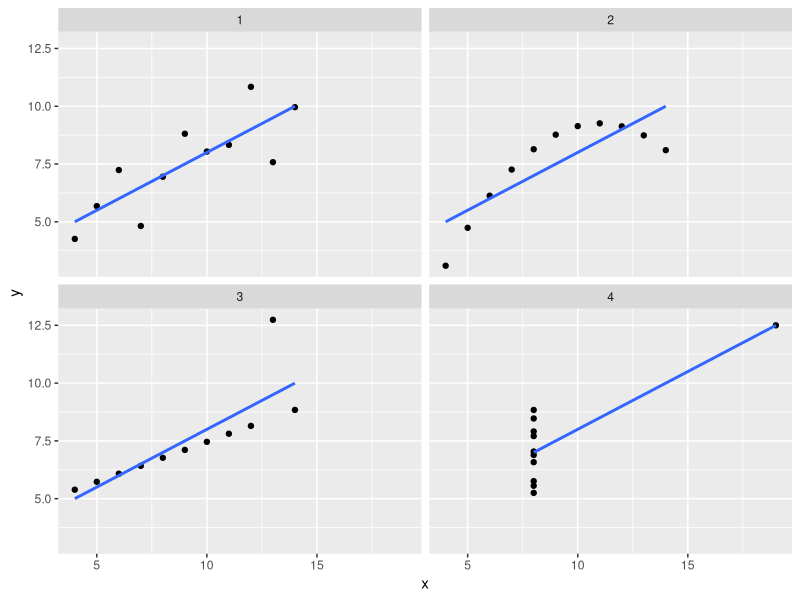
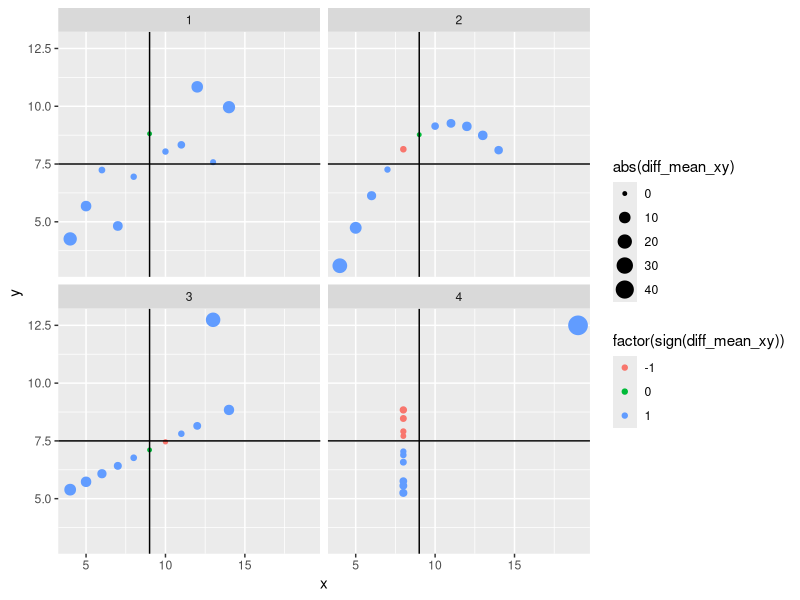
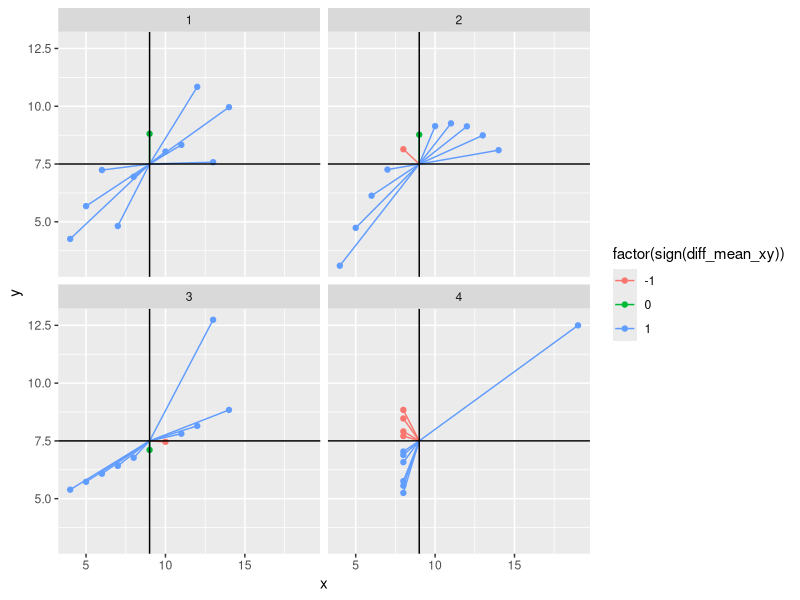
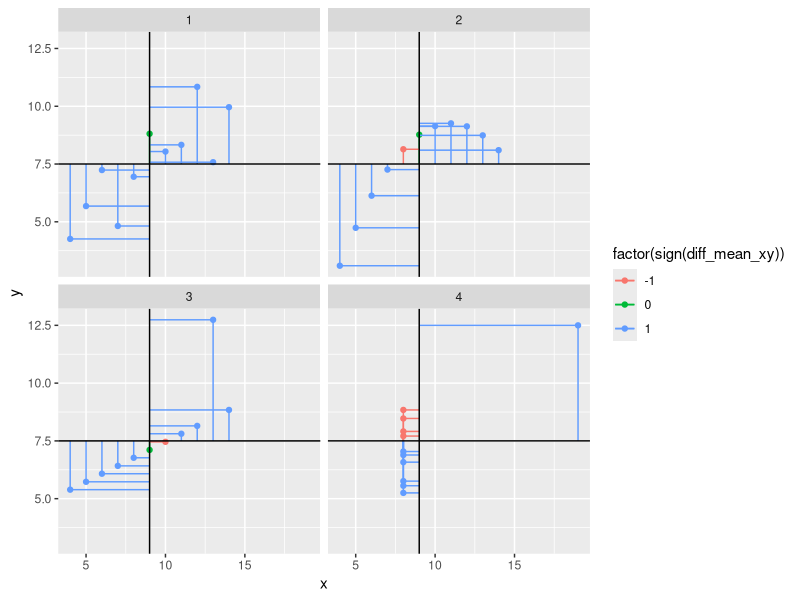
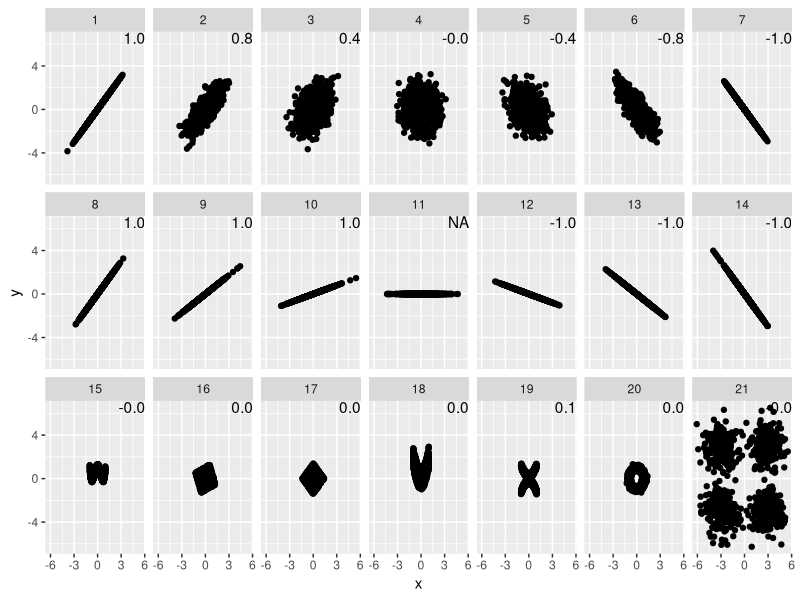

Reproduce these figures in R, in order.
## ---- chunk 1
library("tidyverse")
library("stringr")
## ---- chunk 2
anscombe_tidy <-
  anscombe %>%
  mutate(obs = row_number()) %>%
  gather(variable_dataset, value, -obs) %>%
  separate(variable_dataset, c("variable", "dataset"), sep = c(1)) %>%
  spread(variable, value) %>%
  arrange(dataset, obs)

## ---- chunk 3
ggplot(anscombe_tidy, aes(x = x, y = y)) +
  geom_point() + 
  geom_smooth(method = "lm", se = FALSE) +
  facet_wrap(~ dataset, ncol = 2)
## ---- chunk 4
anscombe_summ <-
  anscombe_tidy %>%
  group_by(dataset) %>%
  summarise(
    mean_x = mean(x),
    mean_y = mean(y),
    sd_x = sd(x),
    sd_y = sd(y),
    cov = cov(x, y),
    cor = cor(x, y),
    coefs = list(coef(lm(y ~ x, data = .)))
  ) %>%
  mutate(
    intercept = map_dbl(coefs, "(Intercept)"),
    slope = map_dbl(coefs, "x")
  ) %>%
  select(-coefs)

## ---- chunk 5
anscombe_tidy <-
  anscombe_tidy %>%
  group_by(dataset) %>%
  mutate(mean_x = mean(x),
         diff_mean_x = x - mean_x,
         mean_y = mean(y),
         diff_mean_y = y - mean_y,
         diff_mean_xy = diff_mean_x * diff_mean_y,
         quadrant = 
           if_else(
             diff_mean_x > 0, 
             if_else(diff_mean_y > 0, 1, 2),
             if_else(diff_mean_y > 0, 4, 3),
           ))
## ---- chunk 6
ggplot(anscombe_tidy, aes(x = x, y = y,
                          size = abs(diff_mean_xy),
                          colour = factor(sign(diff_mean_xy)))) +
  geom_point() +
  geom_hline(data = anscombe_summ,
             aes(yintercept = mean_y)) +
  geom_vline(data = anscombe_summ,
             aes(xintercept = mean_x)) +  
  facet_wrap(~ dataset, ncol = 2)
## ---- chunk 7
ggplot(anscombe_tidy, aes(x = x, y = y, colour = factor(sign(diff_mean_xy)))) +
  geom_point() +
  geom_segment(mapping = aes(xend = mean_x, yend = mean_y)) +
  geom_hline(data = anscombe_summ,
             aes(yintercept = mean_y)) +
  geom_vline(data = anscombe_summ,
             aes(xintercept = mean_x)) + 
  facet_wrap(~ dataset, ncol = 2)
## ---- chunk 8
ggplot(anscombe_tidy, aes(x = x, y = y, colour = factor(sign(diff_mean_xy)))) +
  geom_point() +
  geom_segment(mapping = aes(xend = x, yend = mean_y)) +
  geom_segment(mapping = aes(xend = mean_x, yend = y)) +  
  geom_hline(data = anscombe_summ,
             aes(yintercept = mean_y)) +
  geom_vline(data = anscombe_summ,
             aes(xintercept = mean_x)) +  
  facet_wrap(~ dataset, ncol = 2)

## ---- chunk 9
# TODO: translate the original R code to produce a dataset and 
# reproduce plot in ggplot2
library("mvtnorm")
mv_normal <- function(cor = 0.8, n = 1000) {
    out <- as_tibble(rmvnorm(n, c(0, 0), matrix(c(1, cor, cor, 1), ncol = 2)))
    colnames(out) <- c("x", "y")
    tibble(title = str_c("Bivariate Normal (rho = ", cor, ")"),
           cor = round(cor(out$x, out$y), 1),
           data = list(out))
}

rotate <- function(t, X) {
  out <- as_tibble((X %*% matrix(c(cos(t), sin(t), -sin(t), cos(t)), ncol = 2)))
  colnames(out) <- c("x", "y")
  tibble(title = str_c("Rotation (", t, ")"),
         cor = round(cor(out$x, out$y), 1),
         data = list(out))
}

line_rotation <- function(t, n = 1000) {
  X <- rmvnorm(n, c(0, 0), matrix(c(1, 1, 1, 1), ncol = 2))
  out <- as_tibble((X %*% matrix(c(cos(t), sin(t), -sin(t), cos(t)), ncol = 2)))
  colnames(out) <- c("x", "y")
  tibble(title = str_c("Rotation (", t, ")"),
         cor = if (t == pi / 4) NA else round(cor(out$x, out$y), 1),
         data = list(out))  
}

wave <- function(n = 1000) {
  x <- runif(n, -1, 1)
  y <- 4 * (x ^ 2 - 1 / 2) ^ 2 + runif(n, -1, 1) / 3
  tibble(title = "y = 4 * (x ^ 2 - 1) / 2 ^ 2 + U(-1/3, 1/3)",
         cor = round(cor(x, y), 1),
         data = list(tibble(x = x, y = y)))
}

crescent <- function(n = 1000) {
  x <- runif(n, -1, 1)
  y <- 2 * x ^ 2 + runif(n, -1, 1)
  tibble(title = "y = 2 * x ^ 2 + U(-1, 1)",
         cor = round(cor(x, y), 1),
         data = list(tibble(x = x, y = y)))
}

double_crescent <- function(n = 1000) {
  x <- runif(n, -1, 1)
  y <- (x^2 + runif(n, 0, 1/2)) * sample(seq(-1, 1, 2), n, replace = TRUE)
  tibble(
    title = "y = c(-1, 1) * (x^2 + U(0, 1/2))",
    cor = round(cor(x, y), 1),
    data = list(tibble(x = x, y = y))
  )
}

circle <- function(n = 1000) {
  x <- runif(n, -1, 1)
  y = cos(x * pi) + rnorm(n, 0, 1 / 8)
  x = sin(x * pi) + rnorm(n, 0, 1 / 8)
  tibble(
    title = "x = cos(x * pi), y = cos(x * pi)",
    cor = round(cor(x, y), 1),
    data = list(tibble(x = x, y = y))
  )
}

four_mvnormals <- function(x, y = x, n = 1000) {
   out <- rbind(rmvnorm(n / 4, c( x,  y)),
                rmvnorm(n / 4, c(-x,  y)),
                rmvnorm(n / 4, c(-x, -y)),
                rmvnorm(n / 4, c( x, -y))) %>%
     as_tibble()
   colnames(out) <- c("x", "y")
   tibble(title = "Four multivariate normals",
          cor = round(cor(out$x, out$y), 1),
          data = list(out))
}

corr_examples <- bind_rows(
  purrr::map_df(c(1, 0.8, 0.4, 0.0, -0.4, -0.8, -1.0), mv_normal),
  purrr::map_df(c(0, pi / 12, pi / 6, pi / 4, pi / 2 - pi / 6, pi / 2 - pi / 12, pi / 2),
              line_rotation),
  wave(),
  rotate(-pi / 8, cbind(runif(1000, -1, 1), runif(1000, -1, 1))),
  rotate(-pi / 4, cbind(runif(1000, -1, 1), runif(1000, -1, 1))),
  crescent(),
  double_crescent(),
  circle(),
  four_mvnormals(3)
) %>%
  mutate(.id = row_number())

corr_examples %>%
  unnest(data) %>%
  ggplot(aes(x = x, y = y)) +
  geom_point() +
  geom_text(data = corr_examples,
            mapping = aes(label = sprintf("%.1f", cor), x = Inf, y = Inf),
            vjust = "inward", hjust = "inward") +
  facet_wrap(~ .id, ncol = 7)

